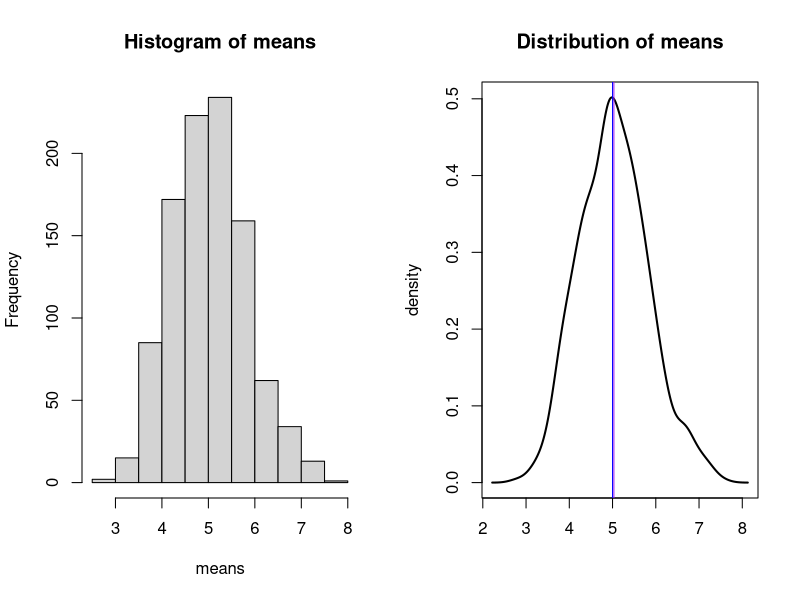
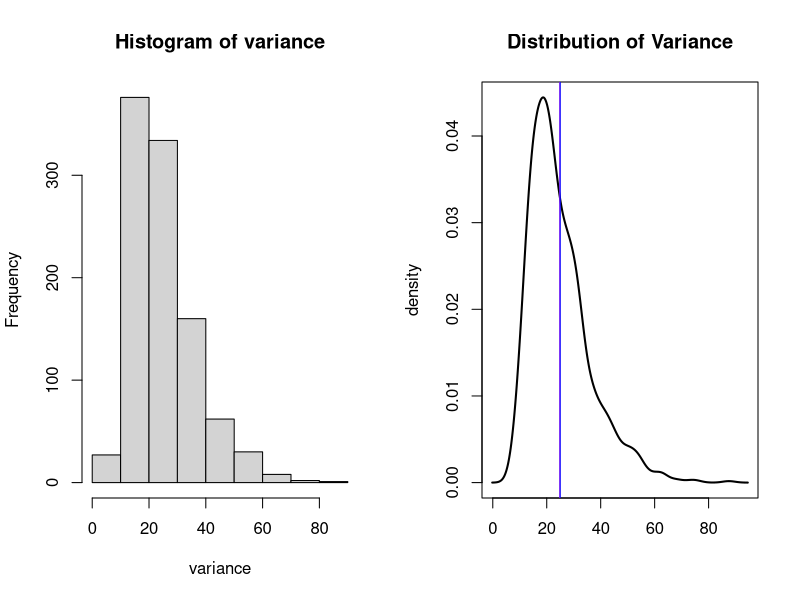
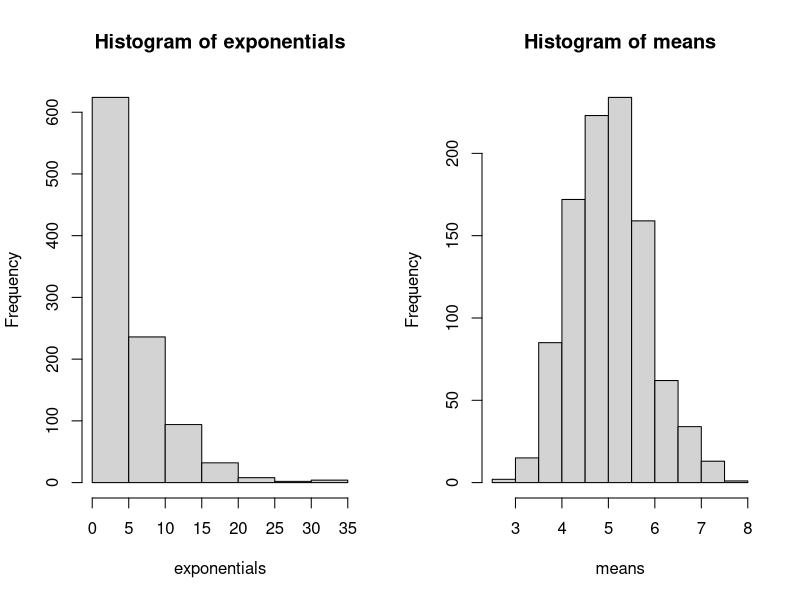

Generate these figures, in order, with R:
## ---- chunk 1

means = NULL
for (i in 1 : 1000) 
means = c(means, mean(rexp(40, 0.2)))
mmns<-mean(means)
mth<-1/0.2
dty <- density(means)

par(mfrow = c(1, 2))
hist(means)
plot(dty$x, dty$y, xlab = "", ylab = "density", type = "n")
lines(dty$x, dty$y, lwd = 2)
title("Distribution of means")
abline(v=mmns, col="purple")
abline(v=mth, col="blue")

## ---- chunk 2

sdev = NULL
for (i in 1 : 1000) 
sdev = c(sdev, sd(rexp(40, 0.2)))
variance<-sdev^2
mvar<-mean(variance)
sdevth<-1/0.2
varth <- sdevth^2
dtyvar <- density(variance)


par(mfrow = c(1, 2))
hist(variance)
plot(dtyvar$x, dtyvar$y, xlab = "", ylab = "density", type = "n")
lines(dtyvar$x, dtyvar$y, lwd = 2)
title("Distribution of Variance")
abline(v=mvar, col="purple")
abline(v=varth, col="blue")

## ---- chunk 3

exponentials<-rexp(1000, 0.2)
par(mfrow = c(1, 2))
hist(exponentials)
hist(means)

